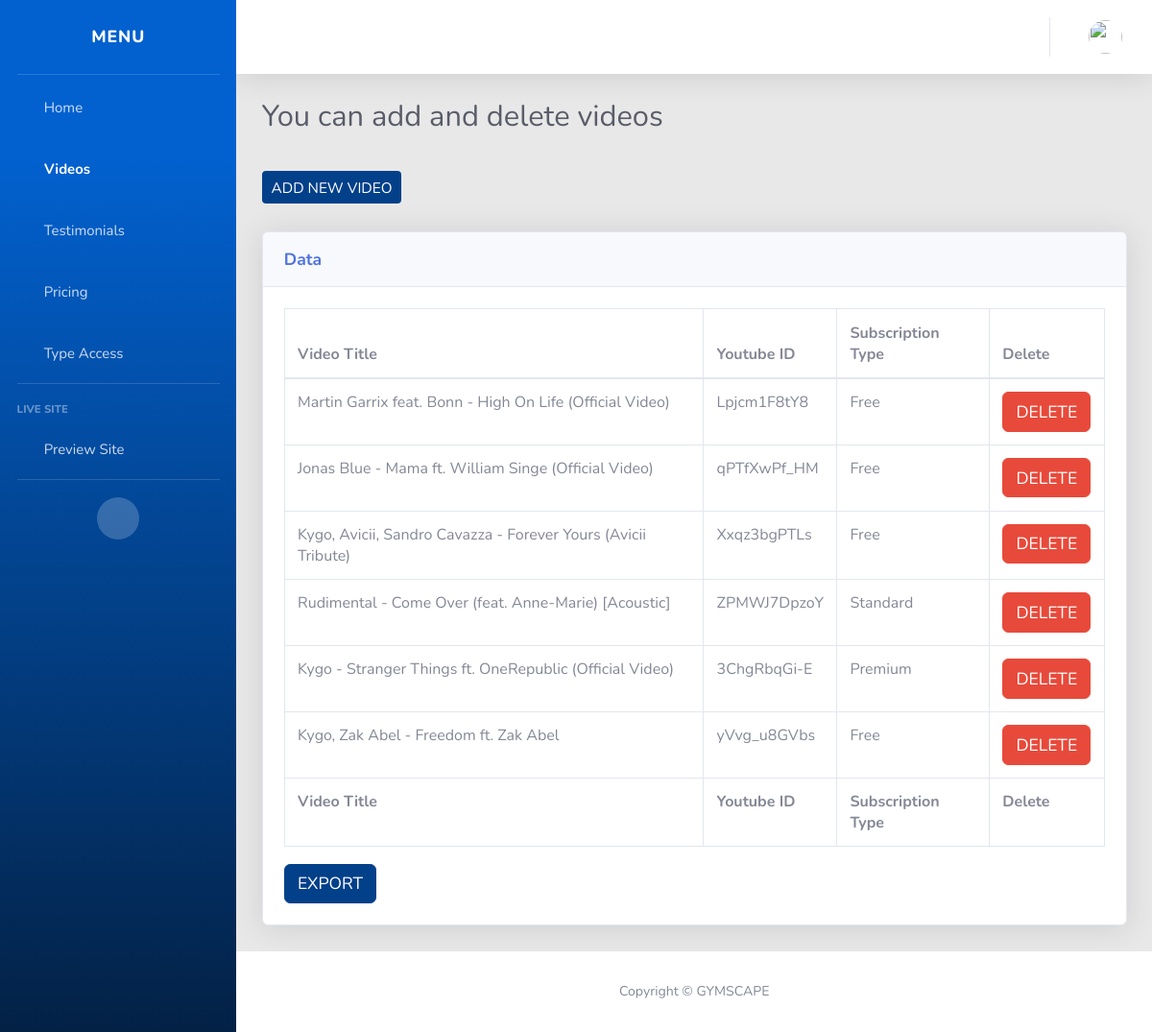
The app's page /addvideos/ (signed in), older data.
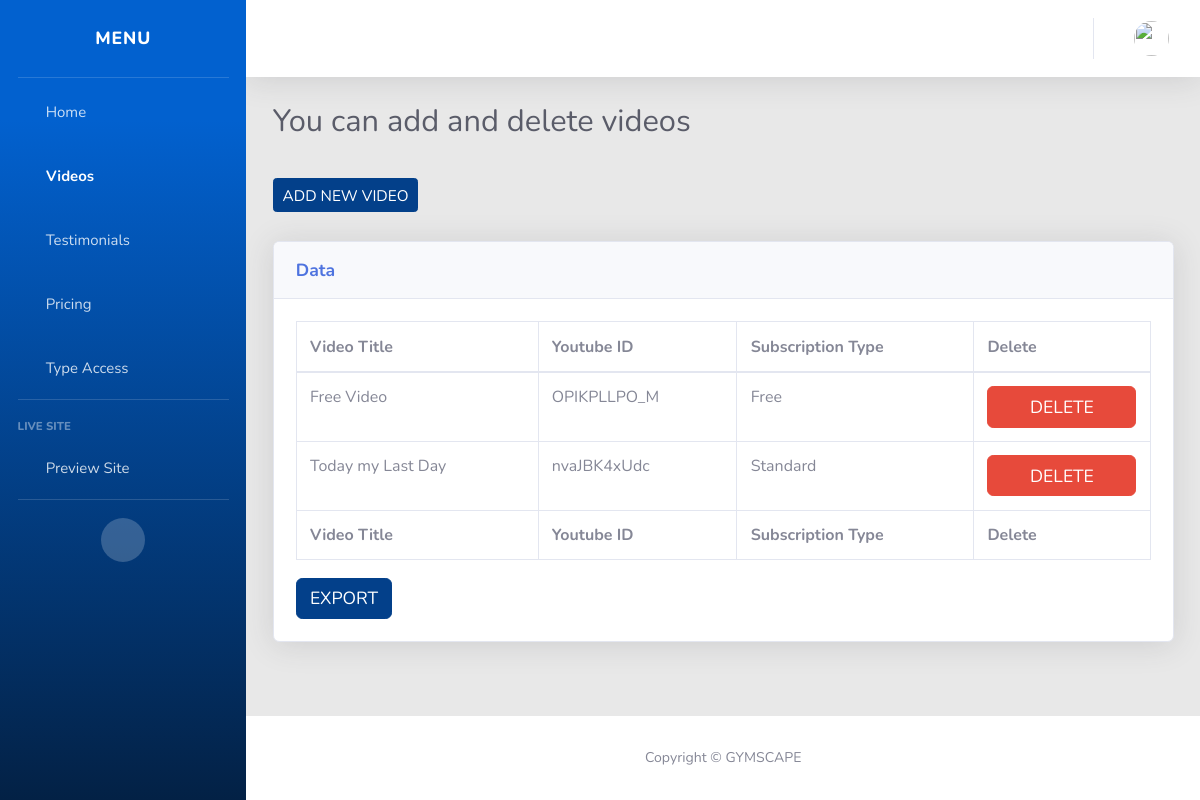
The same page, newer data.
### SubsApp/models.py (models this page shows, shortened)
class Video(models.Model):
    title = models.CharField(max_length=100)
    ytId = models.CharField(max_length=1000)
    desc = models.CharField(max_length=100, default="")
    subType = models.ForeignKey(
        SubType, on_delete=models.CASCADE)

class SubType(models.Model):
    name = models.CharField(max_length=100)
    price = models.IntegerField()
    color = models.CharField(max_length=100)
    discountPrice = models.IntegerField(default=0)
    def __str__(self):
        return self.name

### SubsApp/views.py (the view, shortened to what this page needs)
# urls.py: path('addvideos/', views.AddVideo, name='AddVideo'),
def AddVideo(request):
    if request.user.is_staff:
        context = {
            "allVideos": Video.objects.all(),
            'year': SubType.objects.all()
        }
        return render(request, 'AddVideos.html', context)
    else:
        return HttpResponsePermanentRedirect(reverse('home'))

### templates/AddVideos.html (shortened to what this page needs)
{% extends 'Adminbase.html' %}
{% block content %}
<div class="container-fluid">
    <h2 class="h3 mb-2 text-gray-800">You can add and delete videos</h2>
    <br>
    <button type="button" class="btn btn-primary btn-sm" data-toggle="modal" data-backdrop="static"
        data-target="#exampleModalCenter">Add New Video</button>
    <br />
    <br />
    <div class="card shadow mb-4">
        <div class="card-header py-3">
            <h6 class="m-0 font-weight-bold text-primary">Data</h6>
        </div>
        <div class="card-body">
            <div class="table-responsive">
                <table class="table table-bordered display" id="example" width="100%" cellspacing="0">
                    <thead>
                        <tr>
                            <th>Video Title </th>
                            <th>Youtube ID</th>
                            <th>Subscription Type</th>
                            <th>Delete</th>
                        </tr>
                    </thead>
                    <tbody>
                        {% for video in allVideos %}
                        <tr>
                            <td>{{video.title}}</td>
                            <td>{{video.ytId}}</td>
                            <td>{{video.subType}}</td>
                            <td>
                                <form action="{% url 'DeleteVideo' video.id  %}" method="post"
                                    onSubmit="return confirm('Are you sure you wish to delete?');">
                                    <input type="submit" class='btn btn-danger' value="Delete">
                                </form>
                            </td>
                        </tr>
                        {% endfor %}
                    </tbody>
                    <tfoot>
                        <tr>
                            <th>Video Title </th>
                            <th>Youtube ID</th>
                            <th>Subscription Type</th>
                            <th>Delete</th>
                        </tr>
                    </tfoot>
                </table>
                <button title="Click here to download Excel Sheet" class="btn btn-primary"
                    onclick="exportTableToExcel([3],'example', 'Videos'+new Date().toJSON().slice(0,10).replace(/-/g,'/'))">
                    Export
                </button>
            </div>
        </div>
    </div>
</div>
</div>
{% endblock %}

Row changes from the older to the newer data that the page shows:
removed Video: title "Martin Garrix feat. Bonn - High On Life (Official Video)", ytId "Lpjcm1F8tY8", subType "Free"
removed Video: title "Jonas Blue - Mama ft. William Singe (Official Video)", ytId "qPTfXwPf_HM", subType "Free"
removed Video: title "Kygo, Avicii, Sandro Cavazza - Forever Yours (Avicii Tribute)", ytId "Xxqz3bgPTLs", subType "Free"
removed Video: title "Rudimental - Come Over (feat. Anne-Marie) [Acoustic]", ytId "ZPMWJ7DpzoY", subType "Standard"
removed Video: title "Kygo - Stranger Things ft. OneRepublic (Official Video)", ytId "3ChgRbqGi-E", subType "Premium"
removed Video: title "Kygo, Zak Abel - Freedom ft. Zak Abel", ytId "yVvg_u8GVbs", subType "Free"
added Video: title "Free Video", ytId "OPIKPLLPO_M", subType "Free"
added Video: title "Today my Last Day", ytId "nvaJBK4xUdc", subType "Standard"
